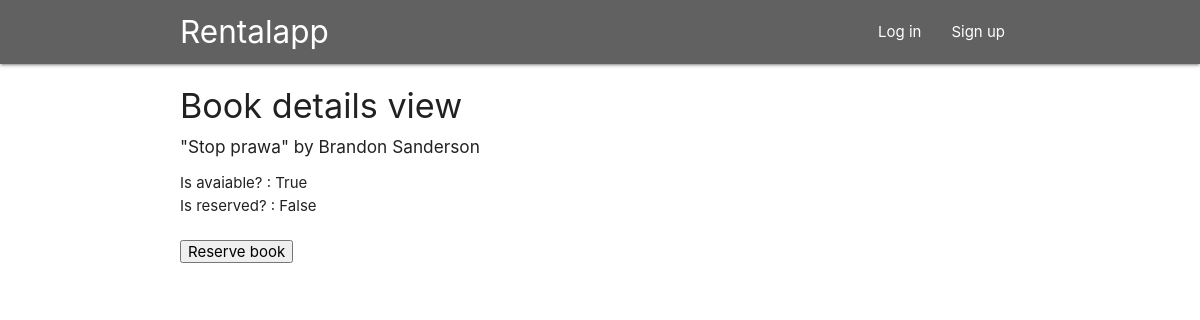
The page /books/14/ on the database as committed earlier.
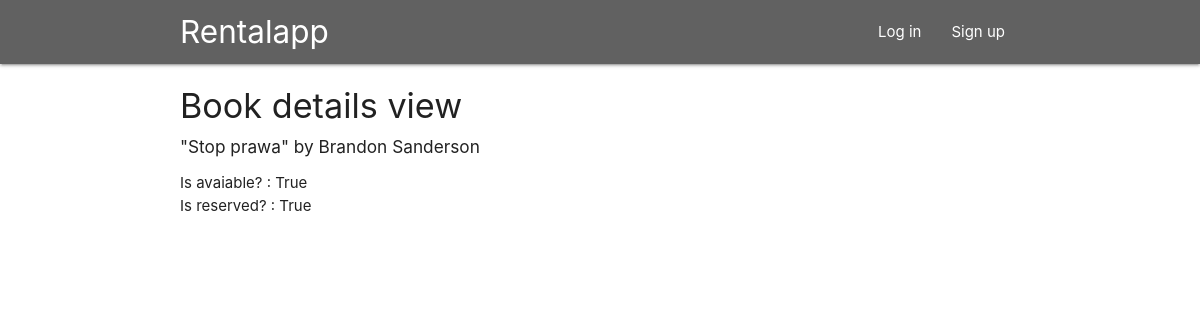
The same page on the database as committed later.
### rentalapp/models.py (models this page shows)
class Book(models.Model):
    title = models.CharField(max_length=30)
    author = models.ForeignKey(Author, on_delete=models.CASCADE)
    is_avaiable = models.BooleanField(default=True)
    is_reserved = models.BooleanField(default=False)
    def __str__(self):
        return f'"{self.title}" by {self.author}'

class Author(models.Model):
    name = models.CharField(max_length=30)
    secondname = models.CharField(max_length=30, default='')
    surname = models.CharField(max_length=30)
    def __str__(self):
        return f'{self.name} {self.secondname + " " if self.secondname!="" else ""}{self.surname}'

### rentalapp/views.py (the view)
# urls.py: path('books/<str:book_id>/', views.book_details, name='book_details'),
def book_details(request, book_id):
    book = Book.objects.get(id=book_id)
    orders = Order.objects.filter(book=book).order_by('-date')
    context = {'book':book, 'orders':orders}
    return render(request, 'rentalapp/book_details.html', context)

### rentalapp/templates/rentalapp/book_details.html (shortened to what this page needs)
{% extends 'base.html' %}
{% block content %}
    <h4>Book details view</h4>
    <h6>{{ book }}</h6>
        <ul>
        <li>Is avaiable? : {{ book.is_avaiable }}</li>
        <li>Is reserved? : {{ book.is_reserved }}</li>
        <br>
        {% if not book.is_reserved %}
        <form action="{% url 'rentalapp:reserve_book' book_id=book.id %}", method="post">
                <button type="submit">Reserve book</button>
        </form>
        <br>
        {% endif %}
        <br>
        </ul>
{% endblock %}

### templates/base.html (shortened to what this page needs)
{% load static %}
<html lang="en">
<head>
    <link rel="stylesheet" href="https://cdnjs.cloudflare.com/ajax/libs/materialize/1.0.0/css/materialize.min.css">
    <link rel="stylesheet" type="text/css" href="{% static 'styles.css' %}" />
</head>
<body>
    <nav class="grey darken-2">
        <div class="container nav-wrapper">
            <a href="/" class="brand-logo">Rentalapp</a>
            <ul id="nav-mobile" class="right">
                {% if user.is_authenticated %}
                <li><a href="/">Home</a></li>
                <li><a href="{% url 'rentalapp:description' %}">Description</a></li>
                {% if user.is_staff %}
                    <li><a href="{% url 'admin:index' %}">Admin panel</a></li>
                {% endif %}
                <li><a href="{% url 'accounts:logout' %}">Log out ({{ user.get_username }})</a></li>
                {% else %}
                <li><a href="{% url 'accounts:login' %}">Log in</a></li>
                <li><a href="{% url 'accounts:signup' %}">Sign up</a></li>
                {% endif %}
            </ul>
        </div>
    </nav>
    <div class="container">
        {% block content %}
        {% endblock %}
    </div>
</body >
</html>

Rows that differ between the two databases and show on the page:
changed Book "True": is_reserved "False" → "True"
Other text that changed with them:
text no longer shown: "Reserve book"
